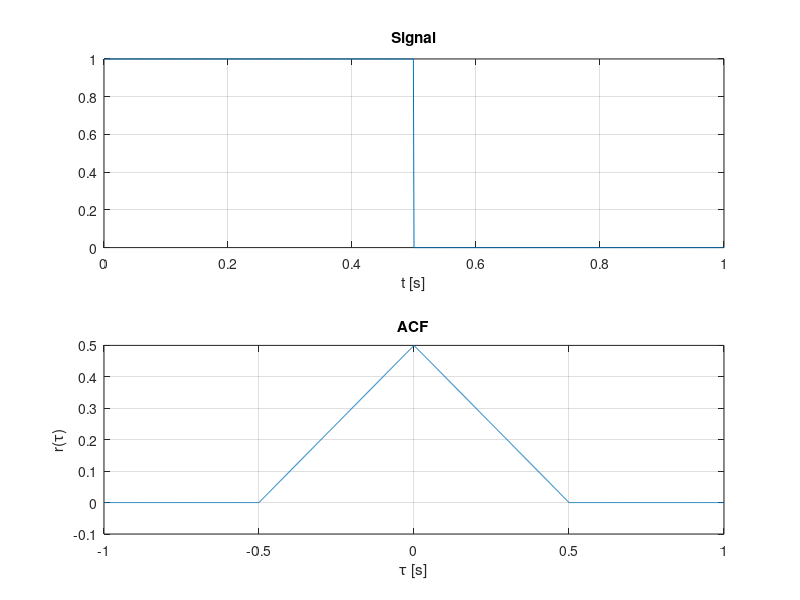

MATLAB code for this plot:
close all
clear all

Amp=1;                  % Amplitude
T=1;                    % Duration
tp=0.5;                 % Pulse duration
dt=0.001;               % Sample time (step)
t=0:dt:T-dt;            % Time
s=Amp*double(t < tp);   % Rectangular pulse
cy=1;                   % Cycles
s=repmat(s,1,cy);       % Repeat
                        % Time
t=linspace(0,cy*T-dt,length(s));
n=randn(1,length(t));   % Gaussian noise
                        % Rectangular cyclic (5 periods) + noise
% s=n;                  % Uncomment for WGN only 
% s=s+n;                % Uncomment to add WGN to the signal

r=xcorr(s,s)*dt;        % ACF
                        % ACF argument (tau). From (-length/2 to length/2)*dt
tau=linspace(-length(r)/2,length(r)/2,length(r))*dt;

                        % Plots
figure('Name','ACF');
subplot(2,1,1)          % First plot
plot(t,s);              % Plot the signal
title('Signal');        % Title
xlabel('t [s]');        % X label
grid on
subplot(2,1,2)          % Second plot
plot(tau,r);            % Plot the ACF
title('ACF');           % Title
xlabel('\tau [s]');     % X label
ylabel('r(\tau)');      % Y label
grid on